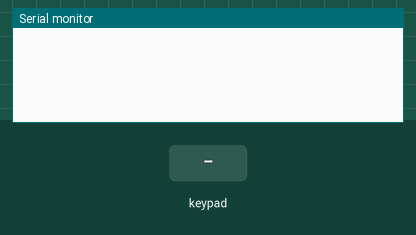
A sketch run on a simulated Arduino Uno, built with avr-gcc and run on an emulated ATmega328P. Shown: the last lines printed to the serial monitor. The test bench sets the inputs (shaded band).

Above: at 1.2 s.
1.3 s: key '1' pressed
At 2.4 s:
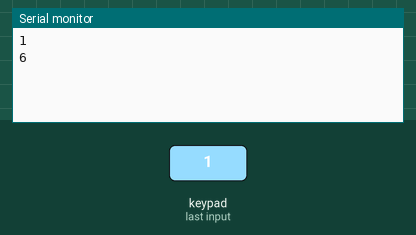
2.8 s: keypad keys 2 3 4 5 # pressed 0.4 s apart
At 4.9 s:
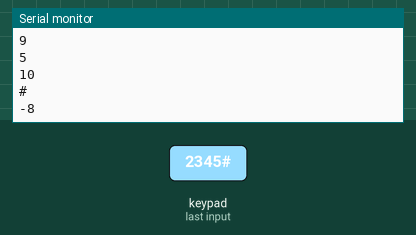
6.3 s: key 'A' pressed
At 7.5 s:
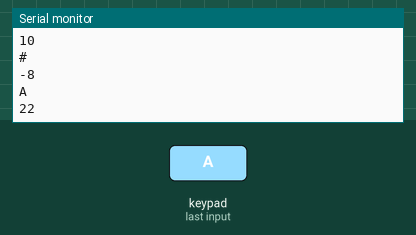
7.8 s: keypad keys 2 3 4 5 * pressed 0.4 s apart
At 9.9 s:
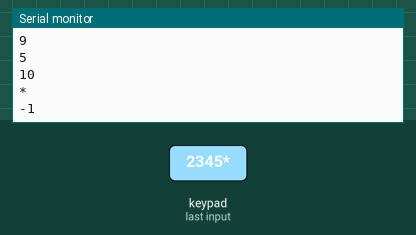
11.3 s: key 'B' pressed
At 12.5 s:
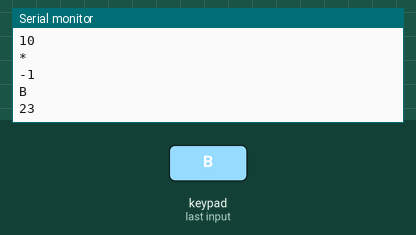
12.8 s: keypad keys 2 3 4 5 D pressed 0.4 s apart
At 15.1 s:
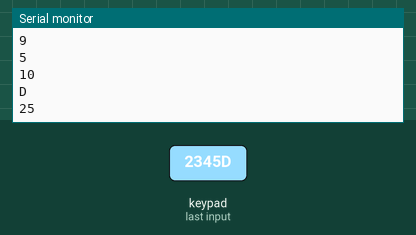
Timing chart, 0 to 16.6 s (numbered marks = the images above; inputs shaded):
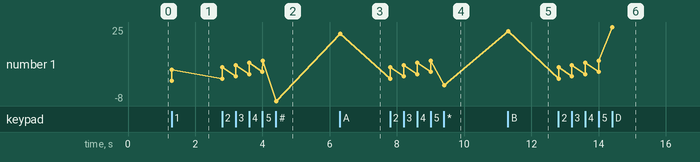

Measured:
- after the input at 1.3 s, the serial monitor: prints a new line at once (image 1)
- after the input at 2.8 s, the serial monitor: prints a new line at once (image 2)
- after the input at 6.3 s, the serial monitor: prints a new line at once (image 3)
- after the input at 7.8 s, the serial monitor: prints a new line at once (image 4)
- after the input at 11.3 s, the serial monitor: prints a new line at once (image 5)
- after the input at 12.8 s, the serial monitor: prints a new line at once (image 6)
- plotted number 1: 6 → -8 after the input at 2.8 s, -8 → 22 after the input at 6.3 s, 22 → -1 after the input at 7.8 s, -1 → 23 after the input at 11.3 s, 23 → 25 after the input at 12.8 s

The sketch:

LAB2_key.ino
```cpp
#include <Keypad.h>


const byte ROWS=4; //four rows
const byte COLS=4; //Three cols
//define the keymap
char keys[ROWS][COLS]={
  {'1','2','3','A'},
  {'4','5','6','B'},
  {'7','8','9','C'},
  {'*','0','#','D'},
};
//Connects keypad ROW0,ROW1,ROW2 and ROW3 to these arduino pins
byte rowPins[ROWS]={2,3,4,5};
//Connects keypad COL0,COL1,COL2 to these arduino pins
byte colPins[COLS]={6,7,8,9};


Keypad kpd=Keypad(makeKeymap(keys),rowPins,colPins,ROWS,COLS);
void setup() {
  // put your setup code here, to run once:
      Serial.begin(9600);
}

void loop() {
  // put your main code here, to run repeatedly:
      char key=kpd.getKey();
      if(key)
      {Serial.println(key);
      Serial.println(key+5-48);
}}
```
